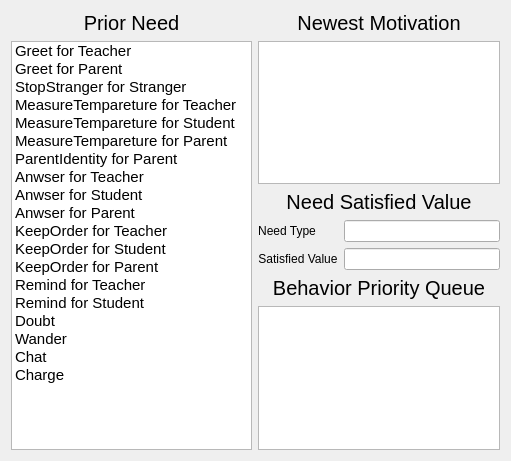
   <widget class="QWidget" name="verticalLayoutWidget_7">
    <property name="geometry">
     <rect>
      <x>220</x>
      <y>360</y>
      <width>511</width>
      <height>461</height>
     </rect>
    </property>
    <layout class="QVBoxLayout" name="verticalLayout_11" stretch="3">
     <item>
      <layout class="QHBoxLayout" name="horizontalLayout_4">
       <item>
        <layout class="QVBoxLayout" name="verticalLayout_8">
         <item>
          <widget class="QLabel" name="label_56">
           <property name="font">
            <font>
             <pointsize>15</pointsize>
            </font>
           </property>
           <property name="text">
            <string>Prior Need</string>
           </property>
           <property name="alignment">
            <set>Qt::AlignBottom|Qt::AlignHCenter</set>
           </property>
          </widget>
         </item>
         <item>
          <widget class="QListWidget" name="listWidget_prior_need">
           <property name="font">
            <font>
             <pointsize>11</pointsize>
            </font>
           </property>
           <property name="layoutMode">
            <enum>QListView::SinglePass</enum>
           </property>
           <item>
            <property name="text">
             <string>Greet for Teacher</string>
            </property>
           </item>
           <item>
            <property name="text">
             <string>Greet for Parent</string>
            </property>
           </item>
           <item>
            <property name="text">
             <string>StopStranger for Stranger</string>
            </property>
           </item>
           <item>
            <property name="text">
             <string>MeasureTempareture for Teacher</string>
            </property>
           </item>
           <item>
            <property name="text">
             <string>MeasureTempareture for Student</string>
            </property>
           </item>
           <item>
            <property name="text">
             <string>MeasureTempareture for Parent</string>
            </property>
           </item>
           <item>
            <property name="text">
             <string>ParentIdentity for Parent</string>
            </property>
           </item>
           <item>
            <property name="text">
             <string>Anwser for Teacher</string>
            </property>
           </item>
           <item>
            <property name="text">
             <string>Anwser for Student</string>
            </property>
           </item>
           <item>
            <property name="text">
             <string>Anwser for Parent</string>
            </property>
           </item>
           <item>
            <property name="text">
             <string>KeepOrder for Teacher</string>
            </property>
           </item>
           <item>
            <property name="text">
             <string>KeepOrder for Student</string>
            </property>
           </item>
           <item>
            <property name="text">
             <string>KeepOrder for Parent</string>
            </property>
           </item>
           <item>
            <property name="text">
             <string>Remind for Teacher</string>
            </property>
           </item>
           <item>
            <property name="text">
             <string>Remind for Student</string>
            </property>
           </item>
           <item>
            <property name="text">
             <string>Doubt </string>
            </property>
           </item>
           <item>
            <property name="text">
             <string>Wander </string>
            </property>
           </item>
           <item>
            <property name="text">
             <string>Chat</string>
            </property>
           </item>
           <item>
            <property name="text">
             <string>Charge </string>
            </property>
           </item>
          </widget>
         </item>
        </layout>
       </item>
       <item>
        <layout class="QVBoxLayout" name="verticalLayout_7">
         <item>
          <widget class="QLabel" name="label_57">
           <property name="font">
            <font>
             <pointsize>15</pointsize>
            </font>
           </property>
           <property name="text">
            <string>Newest Motivation</string>
           </property>
           <property name="alignment">
            <set>Qt::AlignBottom|Qt::AlignHCenter</set>
           </property>
          </widget>
         </item>
         <item>
          <widget class="QListWidget" name="listWidget_newest_need">
           <property name="layoutMode">
            <enum>QListView::SinglePass</enum>
           </property>
          </widget>
         </item>
         <item>
          <widget class="QLabel" name="label_72">
           <property name="font">
            <font>
             <pointsize>15</pointsize>
            </font>
           </property>
           <property name="text">
            <string>Need Satisfied Value</string>
           </property>
           <property name="alignment">
            <set>Qt::AlignBottom|Qt::AlignHCenter</set>
           </property>
          </widget>
         </item>
         <item>
          <layout class="QFormLayout" name="formLayout_7">
           <property name="formAlignment">
            <set>Qt::AlignCenter</set>
           </property>
           <item row="0" column="0">
            <widget class="QLabel" name="label_73">
             <property name="text">
              <string>Need Type</string>
             </property>
             <property name="alignment">
              <set>Qt::AlignCenter</set>
             </property>
            </widget>
           </item>
           <item row="0" column="1">
            <widget class="QLineEdit" name="lineEdit_need_satisfied_type">
             <property name="text">
              <string/>
             </property>
            </widget>
           </item>
           <item row="1" column="0">
            <widget class="QLabel" name="label_74">
             <property name="text">
              <string>Satisfied Value</string>
             </property>
             <property name="alignment">
              <set>Qt::AlignCenter</set>
             </property>
            </widget>
           </item>
           <item row="1" column="1">
            <widget class="QLineEdit" name="lineEdit_need_satisfied_value">
             <property name="text">
              <string/>
             </property>
            </widget>
           </item>
          </layout>
         </item>
         <item>
          <widget class="QLabel" name="label_14">
           <property name="font">
            <font>
             <family>Ubuntu</family>
             <pointsize>15</pointsize>
             <weight>50</weight>
             <bold>false</bold>
             <underline>false</underline>
            </font>
           </property>
           <property name="text">
            <string>Behavior Priority Queue</string>
           </property>
           <property name="alignment">
            <set>Qt::AlignBottom|Qt::AlignHCenter</set>
           </property>
          </widget>
         </item>
         <item>
          <widget class="QListWidget" name="listWidget_bhvQueue">
           <property name="font">
            <font>
             <pointsize>9</pointsize>
            </font>
           </property>
           <property name="layoutMode">
            <enum>QListView::SinglePass</enum>
           </property>
          </widget>
         </item>
        </layout>
       </item>
      </layout>
     </item>
    </layout>
   </widget>
